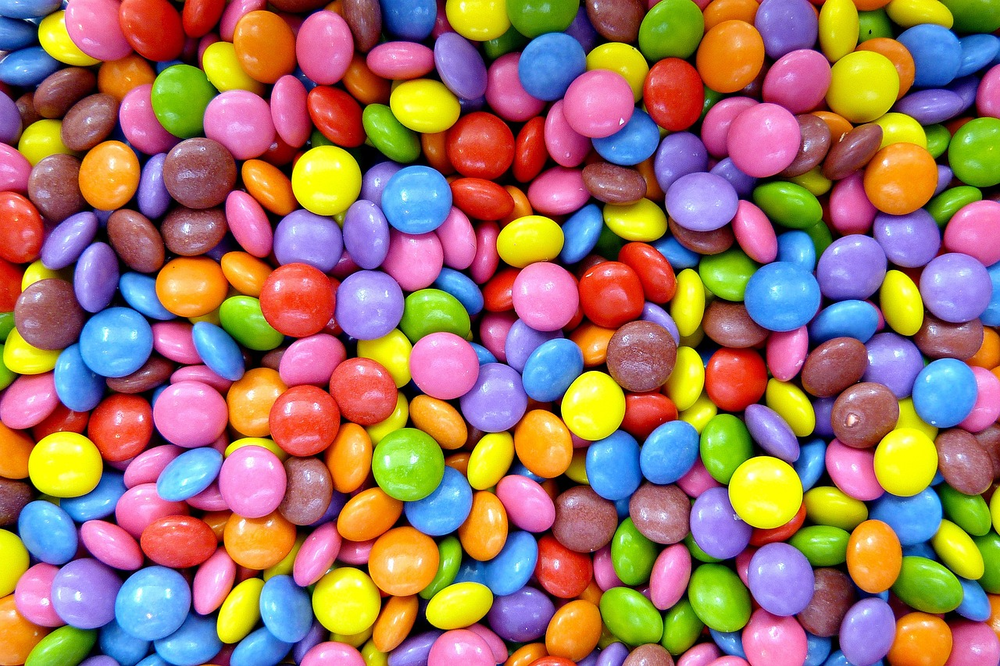
#> input picture images/candy.png, 1000 x 666 px, shrunk from 1280 x 853 before the run, found by its file name
$ python 11.py
#> lines starting #> are read from the running program, lines starting #| are printed output that depends on the picture; after the words box and inside, x2 and y2 are one past the last pixel; in counts of white or black regions, pixels touching at a corner belong together
import cv2
import numpy as np

img_BGR = cv2.imread("/home/mahiroo/opencv_practice/images/candy.png")
#> img_BGR is the input picture: shape (666, 1000, 3); mean B, G, R 102.4, 118.5, 158.8

img_HSV = cv2.cvtColor(img_BGR, cv2.COLOR_BGR2HSV)
#> img_HSV: shape (666, 1000, 3); mean H, S, V 86.1, 180.1, 191.1

lower_red = np.array([0, 50, 70])
upper_red = np.array([9, 255, 255])
red_mask1 = cv2.inRange(img_HSV, lower_red, upper_red)
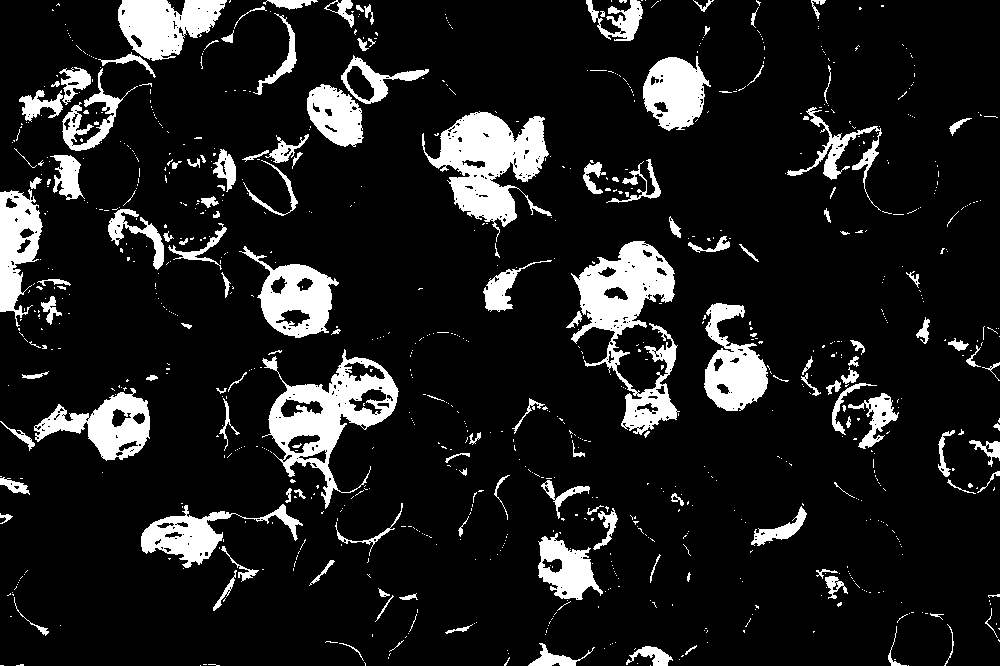
#> red_mask1: shape (666, 1000); 12.1% white; 918 white regions (769 under 20 px), largest, box (x1, y1, x2, y2) and area: (571, 241, 680, 435) 8197, (422, 111, 552, 242) 7762, (262, 349, 399, 509) 7049

lower_red = np.array([159, 50, 70])
upper_red = np.array([179, 255, 255])
red_mask2 = cv2.inRange(img_HSV, lower_red, upper_red)
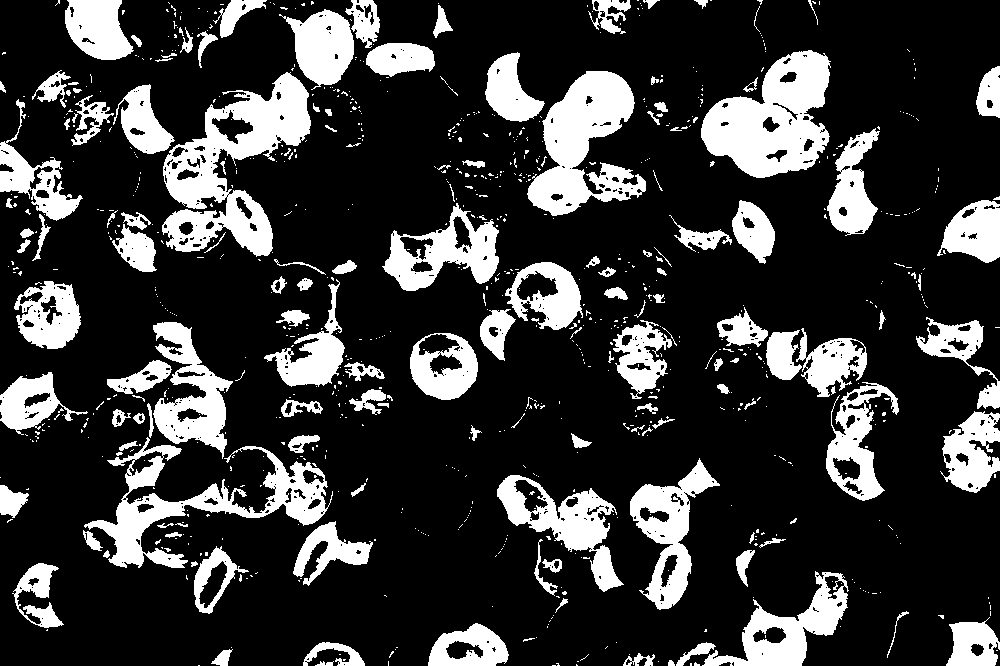
#> red_mask2: shape (666, 1000); 21.7% white; 876 white regions (725 under 20 px), largest, box (x1, y1, x2, y2) and area: (162, 72, 311, 257) 11616, (701, 50, 831, 178) 9910, (527, 71, 646, 216) 8891

red_mask = red_mask1 | red_mask2
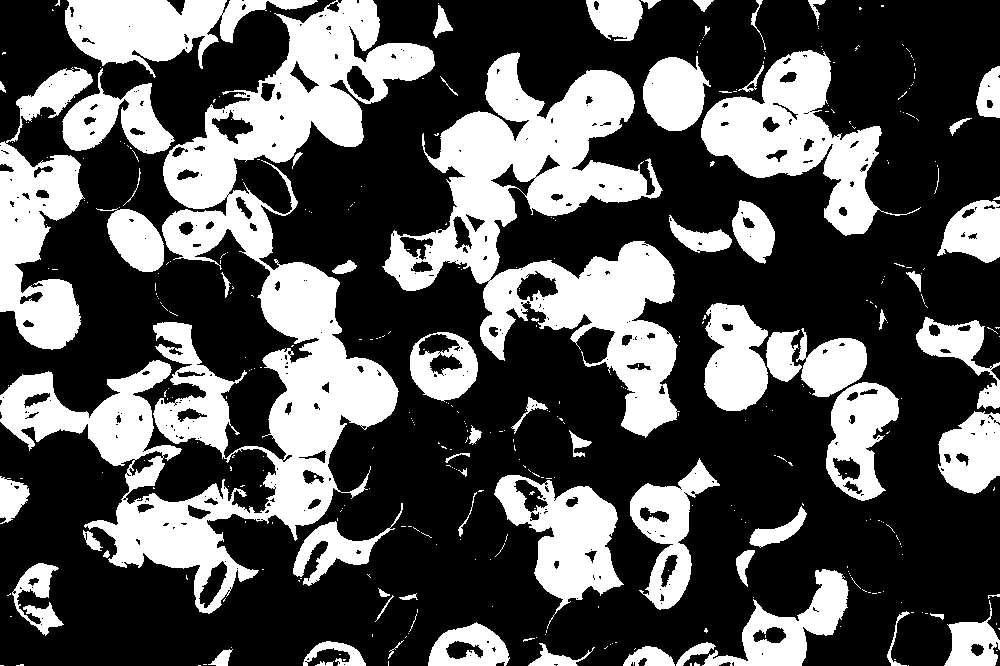
#> red_mask: shape (666, 1000); 33.8% white; 390 white regions (319 under 20 px), largest, box (x1, y1, x2, y2) and area: (0, 0, 435, 614) 67954, (382, 52, 680, 438) 41545, (701, 50, 921, 236) 14708

img_red_masked = cv2.bitwise_and(img_BGR, img_BGR, mask=red_mask)
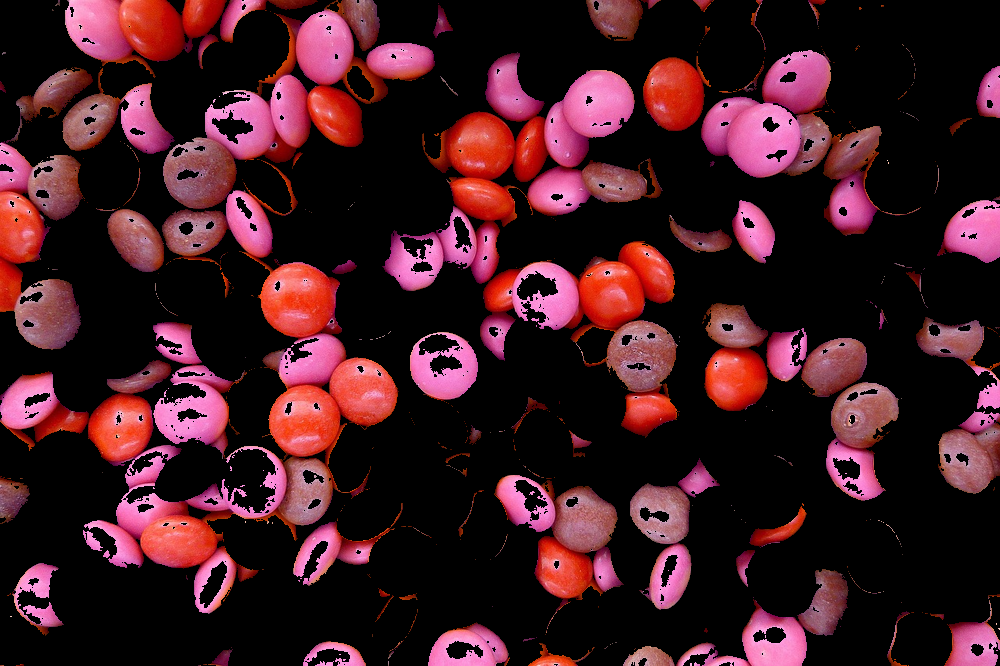
#> img_red_masked: shape (666, 1000, 3); mean B, G, R 34, 26.6, 64.3

cv2.imshow('red', img_red_masked)
cv2.waitKey(0)
